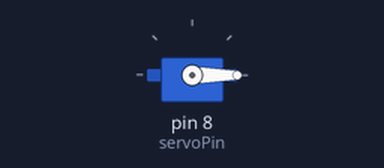
Recording of a sketch running on a simulated Arduino Uno, built with avr-gcc and run on an emulated ATmega328P. On the bench: servo.

Above: at 0.05 s.
At 1.5 s:
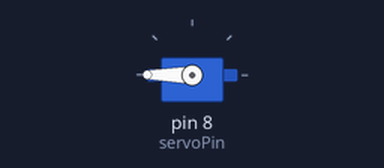
At 3.0 s:
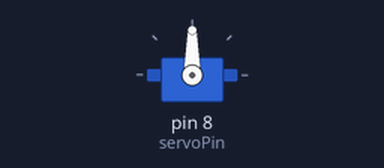
Timing chart, 0 to 6.9 s (numbered marks = the images above):
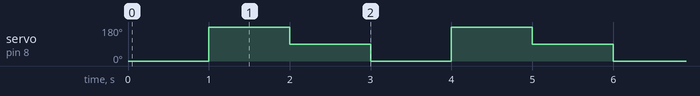

Measured:
- by itself, servo on pin 8 (servoPin): repeats every 3.0 s: 90° 1.0 s, 0° 1.0 s, 180° 1.0 s

The sketch:

servomotor.ino
```cpp
#include <Servo.h>                        //Servo kütüphanemizi tanımlıyoruz.
int servoPin = 8;                         //Servo motor pinini tanımlıyoruz.
Servo motor;

  void setup() {
    motor.attach(servoPin);                 //Servo motor pinini motor değişkeni ile ilişkilendiriyoruz.
  }

  void loop() {

motor.write(0);
delay(1000);
motor.write(180);
delay(1000);
motor.write(90);
delay(1000);
  }
```
